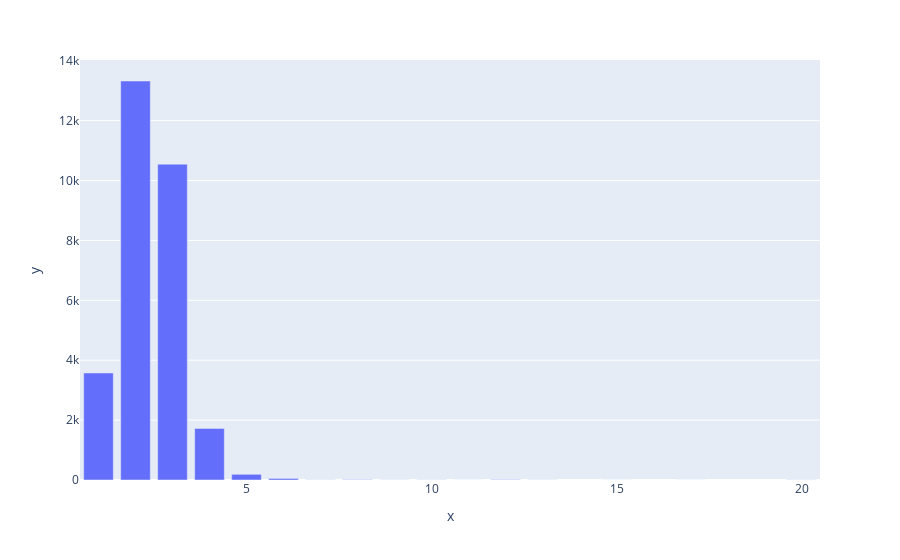

The notebook cell saved with this chart:
### Code cell
fig = px.bar(x=data["BHK_NO."].unique(), y=data["BHK_NO."].value_counts())
fig.show()

### Figure 1 — Plotly figure (JSON) as saved in the notebook; plotly's stock layout.template omitted (floating-point values rounded to 4 significant figures)
{"data": [{"alignmentgroup": "True", "hovertemplate": "x=%{x}<br>y=%{y}<extra></extra>", "legendgroup": "", "marker": {"color": "#636efa", "pattern": {"shape": ""}}, "name": "", "offsetgroup": "", "orientation": "v", "showlegend": false, "textposition": "auto", "type": "bar", "x": [2, 3, 1, 4, 5, 6, 12, 8, 20, 10, 7, 9, 13, 17, 15, 11], "xaxis": "x", "y": [13324, 10546, 3574, 1723, 190, 52, 11, 10, 4, 4, 4, 3, 3, 1, 1, 1], "yaxis": "y"}], "layout": {"barmode": "relative", "legend": {"tracegroupgap": 0}, "margin": {"t": 60}, "xaxis": {"anchor": "y", "domain": [0, 1], "title": {"text": "x"}}, "yaxis": {"anchor": "x", "domain": [0, 1], "title": {"text": "y"}}}}
